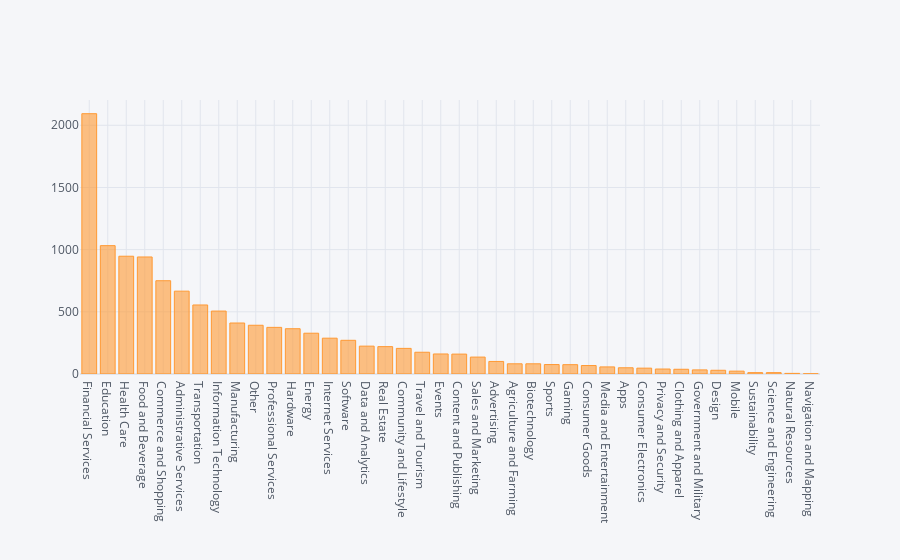

Notebook cell for this chart:
### Code cell
# https://stackoverflow.com/questions/55132071/series-object-has-no-attribute-iplot/55132247
import cufflinks as cf
cf.go_offline()
cf.set_config_file(offline=False, world_readable=True)

df['Industry Groups'].value_counts().iplot(kind='bar')

### Figure 1 — Plotly figure (JSON) as saved in the notebook; plotly's stock layout.template omitted (floating-point values rounded to 4 significant figures)
{"data": [{"marker": {"color": "rgba(255, 153, 51, 0.6)", "line": {"color": "rgba(255, 153, 51, 1.0)", "width": 1}}, "name": "Industry Groups", "orientation": "v", "text": "", "type": "bar", "x": ["Financial Services", "Education", "Health Care", "Food and Beverage", "Commerce and Shopping", "Administrative Services", "Transportation", "Information Technology", "Manufacturing", "Other", "Professional Services", "Hardware", "Energy", "Internet Services", "Software", "Data and Analytics", "Real Estate", "Community and Lifestyle", "Travel and Tourism", "Events", "Content and Publishing", "Sales and Marketing", "Advertising", "Agriculture and Farming", "Biotechnology", "Sports", "Gaming", "Consumer Goods", "Media and Entertainment", "Apps", "Consumer Electronics", "Privacy and Security", "Clothing and Apparel", "Government and Military", "Design", "Mobile", "Sustainability", "Science and Engineering", "Natural Resources", "Navigation and Mapping"], "y": [2093, 1032, 947, 941, 750, 666, 555, 506, 410, 392, 375, 364, 328, 288, 271, 224, 220, 206, 175, 161, 160, 136, 101, 82, 82, 76, 75, 68, 57, 50, 47, 40, 38, 33, 30, 23, 11, 11, 5, 2]}], "layout": {"legend": {"bgcolor": "#F5F6F9", "font": {"color": "#4D5663"}}, "paper_bgcolor": "#F5F6F9", "plot_bgcolor": "#F5F6F9", "title": {"font": {"color": "#4D5663"}}, "xaxis": {"gridcolor": "#E1E5ED", "showgrid": true, "tickfont": {"color": "#4D5663"}, "title": {"font": {"color": "#4D5663"}, "text": ""}, "zerolinecolor": "#E1E5ED"}, "yaxis": {"gridcolor": "#E1E5ED", "showgrid": true, "tickfont": {"color": "#4D5663"}, "title": {"font": {"color": "#4D5663"}, "text": ""}, "zerolinecolor": "#E1E5ED"}}}
